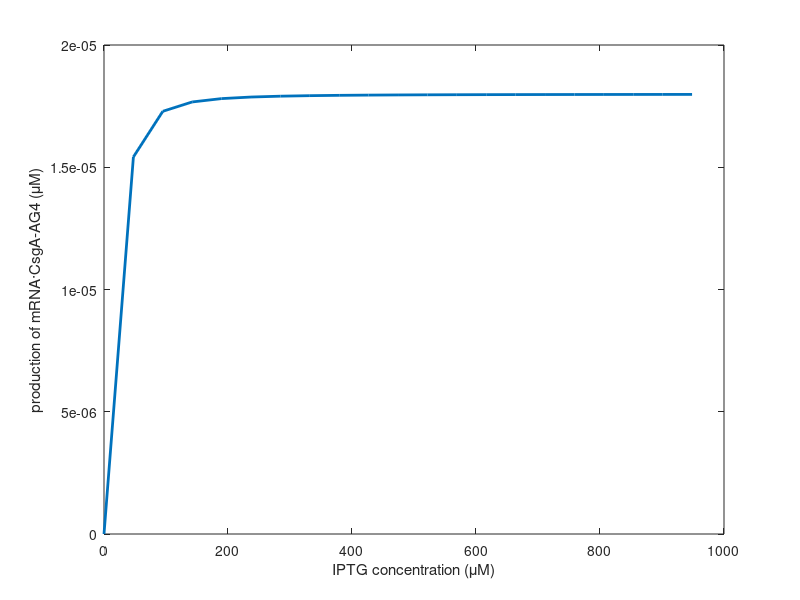

Recreate this plot in MATLAB.
IPTG=0:50:1000;
lac=0.002706./ (1 + ((0.01./0.00005) .*(1 ./(1 + (IPTG.^2)./1))));
mrnacsga=0.755.*((0.5.*lac)./(0.2.*0.462)).^2./(3.^2+((0.5.*lac)./(0.2.*0.462)).^2);
plot(IPTG.*0.9485,mrnacsga,"LineWidth",2)
xlabel('IPTG concentration (μM)')
ylabel('production of mRNA·CsgA-AG4 (μM)')
